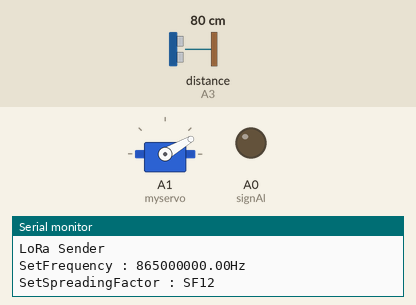
Simulated run of this sketch. Board: Arduino Uno, built with avr-gcc and run on an emulated ATmega328P. Parts: servo, output pins drawn as LEDs (lit = HIGH), the last lines printed to the serial monitor. Wiring (inferred from the names in the program): ultrasonic range finder: trigger A2; echo A3. The test bench sets the inputs (shaded band); at power-on: distance to the obstacle (sensor on A3) 80 cm. The echo pulse lasts 58.3 µs per cm; no radio packets arrive unless stated; pins used as bus, display or sensor lines are not drawn.

Above: at 1.3 s.
1.4 s: distance to the obstacle (sensor on A3) set to 2 cm
At 8.5 s:
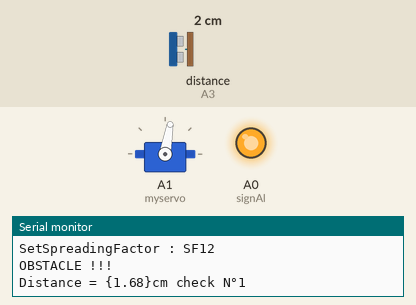
8.6 s: distance to the obstacle (sensor on A3) set to 14 cm
17.9 s: distance to the obstacle (sensor on A3) set to 17 cm
At 28.1 s:
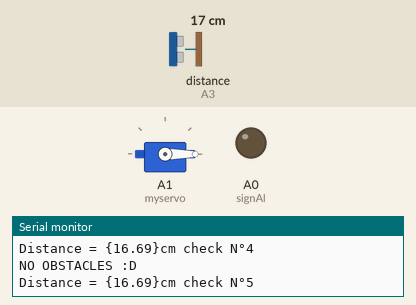
29.3 s: distance to the obstacle (sensor on A3) set to 4 cm
At 33.68 s:
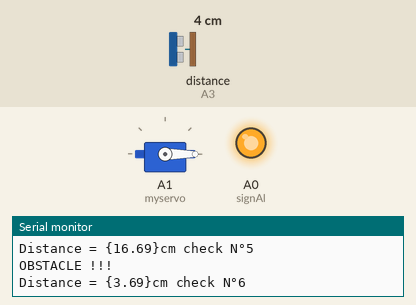
36.5 s: distance to the obstacle (sensor on A3) set to 18 cm
Timing chart, 0 to 44.7 s (numbered marks = the images above; inputs shaded):
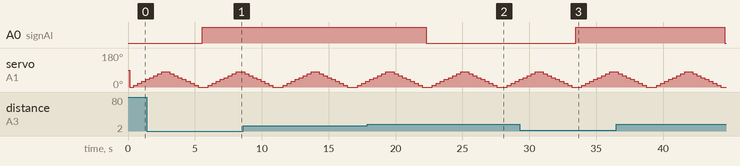

Measured:
- the behaviour switches between 15 and 16 cm on distance to the obstacle (sensor on A3) (found by bisection; images 1 and 2)
- after the input at 1.4 s, A0 (signAl): LOW → HIGH after 4.1 s
- after the input at 17.9 s, A0 (signAl): HIGH → LOW after 4.4 s
- after the input at 29.3 s, A0 (signAl): LOW → HIGH after 4.2 s
- after the input at 36.5 s, A0 (signAl): HIGH → LOW after 8.1 s

The sketch:

sender.ino
```cpp
#include <SPI.h>
#include "LoRa.h"
#include <FastLED.h> // http://librarymanager/All#FASTLED
#include <Servo.h>
#define LED_PIN     4
#define NUM_LEDS    21
#define BRIGHTNESS  64
#define LED_TYPE    WS2811
#define COLOR_ORDER GRB
#define SS 10
#define RST 8
#define DI0 3
#define BAND 865E6  // Here you define the frequency carrier
CRGB leds[NUM_LEDS]; // Setup LEDs, LoRa, capteur et inclusion des bibliothéques pour la carte émettrice
CRGBPalette16 currentPalette;
TBlendType    currentBlending;
Servo myservo;  // Création de l'objet servo pour controler le servomoteur

int counter = 0;
const int trigPin = A2;
const int echoPin = A3;
const int signAl = A0; // Attribution des pins: A2 pour Trig du capteur, A2 pour Echo du capteur, AO pour l'alarme

float duration, distance;

// Parameters you can play with :

int txPower = 14; // from 0 to 20, default is 14
int spreadingFactor = 12; // from 7 to 12, default is 12
long signalBandwidth = 125E3; // 7.8E3, 10.4E3, 15.6E3, 20.8E3, 31.25E3,41.7E3,62.5E3,125E3,250E3,500e3, default is 125E3
int codingRateDenominator=5; // Numerator is 4, and denominator from 5 to 8, default is 5
int preambleLength=8; // from 2 to 20, default is 8
String payload = "hello"; // you can change the payload

void setup() {

 delay( 100 ); // power-up safety delay

  // Initialize the Serial port:

  Serial.begin(115200);
  Serial.println("RADAR VOITURE");

  // Initialize all pins

  pinMode(trigPin, OUTPUT);
	pinMode(echoPin, INPUT);

  pinMode(signAl, OUTPUT);

// Setup LED

 myservo.attach(A1);  // attaches the servo on pin A1 to the servo object

  while (!Serial); // Activation de LoRa

  Serial.println("LoRa Sender");
  Serial.print("SetFrequency : ");
  Serial.print(BAND);
  Serial.println("Hz");
  Serial.print("SetSpreadingFactor : SF");
  Serial.println(spreadingFactor);

  SPI.begin();
  LoRa.setPins(SS,RST,DI0);

  if (!LoRa.begin(BAND)) {
    Serial.println("Starting LoRa failed!");
    while (1); // Activation de LoRa échoué
  }
 LoRa.setTxPower(txPower,1);
 LoRa.setSpreadingFactor(spreadingFactor);
 LoRa.setSignalBandwidth(signalBandwidth);
 LoRa.setCodingRate4(codingRateDenominator);
 LoRa.setPreambleLength(preambleLength);

}

void loop() {

for (int i=0; i<=80; i=i+10){
  myservo.write(i);                  // sets the servo position according to the scaled value
  delay(300);}                           // waits for the servo to get there

  digitalWrite(trigPin, LOW);
	delayMicroseconds(2);
	digitalWrite(trigPin, HIGH);
	delayMicroseconds(10);
	digitalWrite(trigPin, LOW);

  duration = pulseIn(echoPin, HIGH);
  distance = (duration*.0343)/2;   // The speed of sound is approximately 340 meters per second, but since the pulseIn() function returns the time in microseconds
  uint8_t dist_temp = map(distance,0,200,0,255); // Map value from distance sensor to LED

  // FastLED's built-in rainbow generator
  fill_solid( leds, NUM_LEDS, ColorFromPalette(RainbowColors_p,dist_temp,BRIGHTNESS, LINEARBLEND));

// send the 'leds' array out to the actual LED strip
  FastLED.show();
  delay(10); // power-up safety delay

  for (int i=80; i>=0; i=i-10){
  myservo.write(i);                  // sets the servo position according to the scaled value
  delay(300);}                       // waits for the servo to get there

if (distance <= 15){
    digitalWrite(signAl, 1000);
    Serial.println("OBSTACLE !!!");
    } else {
      digitalWrite(signAl, LOW);
      Serial.println("NO OBSTACLES :D");
      }
      delay( 10 );

 Serial.print("");

  // send packet

  LoRa.beginPacket();
  LoRa.print(distance);

  LoRa.endPacket();
  counter++;

  Serial.print("Distance = {");
  Serial.print(distance);
  Serial.print("}cm check N°");
  Serial.println(counter); // String esthétique

  delay(100);
}
```
